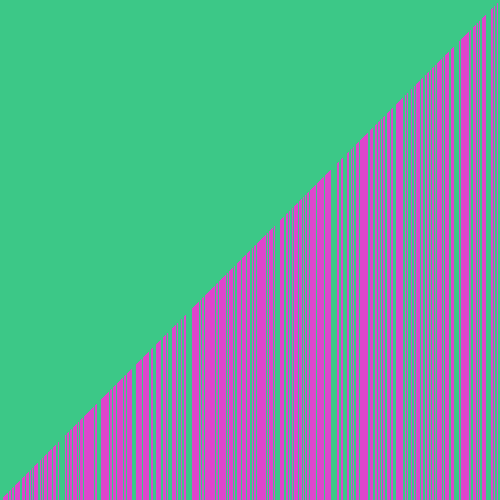
Frame 1 (no input)
Frame 60 (the mouse pressed at the canvas centre just before this capture): identical to frame 1, image omitted
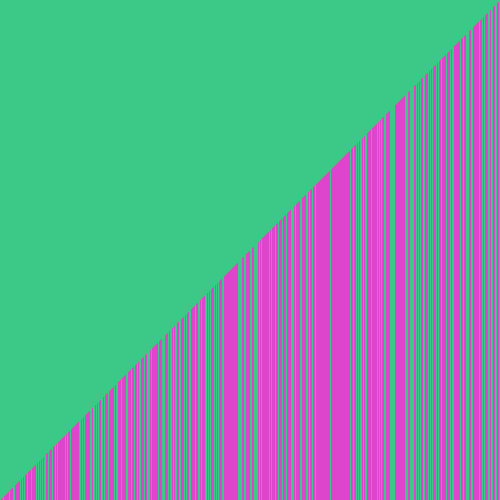
Frame 120 (the mouse held since frame 60 and released just before this capture)

The Processing sketch that drew these frames (run headless with seeded random() and noise(); from frame 60 on, the mouse is pressed at the canvas centre):

// Processing sketch: VisualArraySorter
// ── VisualArraySorter.pde
/* Paste the code into a new Processing sketch and complete the steps. */

//1. create an array of ints. don't initialize it yet.
int[] munbers;
void setup() {
  //2. set the size of your window
  size(500 ,500);
  //  if you are using Processing 3, you cannot use variables
  //  because the developers don't know how programming is supposed to work.

  //3. initialize your array with the built in width variable
  munbers=new int[width];
  //4. initialize the ints in the array with random numbers
  //   from 0 to the built in height variable
  for(int i=0; i<munbers.length;i++){
 munbers[i]=(int)random(500); 
}

  //5. call the noStroke() method
noStroke();
}

void draw() {
  //6. set the background color with background(r, g, b);
background(60,200,135);
  //7. set the color for your graph

  //8. draw a rectangle for each int in your array.
  for(int i=0; i<munbers.length;i++){
    fill(221,70,204);
rect(munbers[i],height,1,-munbers[i]);
}
  //   the x value will be the element of the int
  //   the y value will the height variable
  //   the width is 1
  //   the height is negative the value of the int at that element in the array


  //9. call the stepSort method
stepSort(munbers);
  //10. extract the code that randomizes the array into a method.

  //11. call the method you made in step 10 when the mouse is pressed
if(mousePressed){
 randomize(); 
}
}

void stepSort(int[] arr) {
  for (int i = 1; i < arr.length; i++) {
    if (arr[i - 1] > arr[i]) {
      int t = arr[i];
      arr[i] = arr[i - 1];
      arr[i - 1] = t;
    }
  }
  
}
void randomize(){
  for(int i=0; i<munbers.length;i++){
 munbers[i]=(int)random(500); 
}
  
}
